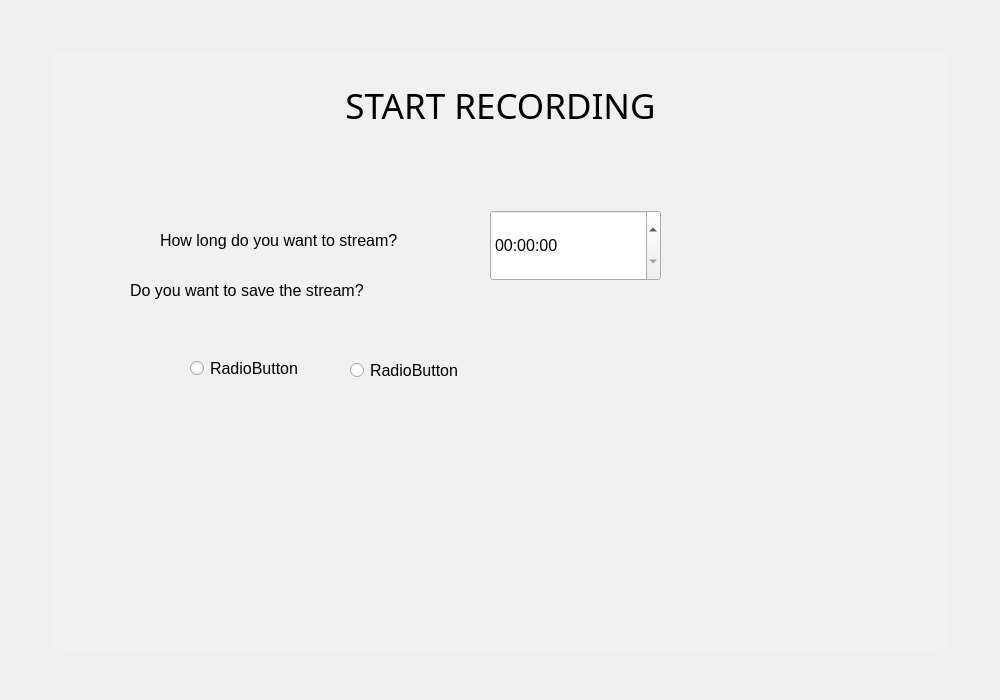
<?xml version="1.0" encoding="UTF-8"?>
<ui version="4.0">
 <class>MainWindow2</class>
 <widget class="QMainWindow" name="MainWindow2">
  <property name="geometry">
   <rect>
    <x>0</x>
    <y>0</y>
    <width>1000</width>
    <height>700</height>
   </rect>
  </property>
  <property name="windowTitle">
   <string>MainWindow</string>
  </property>
  <widget class="QWidget" name="centralwidget">
   <widget class="QLabel" name="label">
    <property name="geometry">
     <rect>
      <x>0</x>
      <y>0</y>
      <width>1000</width>
      <height>700</height>
     </rect>
    </property>
    <property name="text">
     <string/>
    </property>
    <property name="pixmap">
     <pixmap>imgs/bg.jpg</pixmap>
    </property>
    <property name="alignment">
     <set>Qt::AlignCenter</set>
    </property>
   </widget>
   <widget class="QLabel" name="label_2">
    <property name="geometry">
     <rect>
      <x>50</x>
      <y>50</y>
      <width>900</width>
      <height>600</height>
     </rect>
    </property>
    <property name="styleSheet">
     <string notr="true">background-color: rgba(242,242,242, 0.7);
border-radius: 10px</string>
    </property>
    <property name="text">
     <string/>
    </property>
   </widget>
   <widget class="QFrame" name="frame">
    <property name="geometry">
     <rect>
      <x>80</x>
      <y>160</y>
      <width>851</width>
      <height>461</height>
     </rect>
    </property>
    <property name="font">
     <font>
      <pointsize>12</pointsize>
     </font>
    </property>
    <widget class="QLabel" name="label_3">
     <property name="geometry">
      <rect>
       <x>80</x>
       <y>60</y>
       <width>321</width>
       <height>41</height>
      </rect>
     </property>
     <property name="text">
      <string>How long do you want to stream?</string>
     </property>
    </widget>
    <widget class="QLabel" name="label_4">
     <property name="geometry">
      <rect>
       <x>50</x>
       <y>110</y>
       <width>311</width>
       <height>41</height>
      </rect>
     </property>
     <property name="text">
      <string>Do you want to save the stream?</string>
     </property>
    </widget>
    <widget class="QRadioButton" name="radioButton_2">
     <property name="geometry">
      <rect>
       <x>110</x>
       <y>200</y>
       <width>181</width>
       <height>16</height>
      </rect>
     </property>
     <property name="text">
      <string>RadioButton</string>
     </property>
    </widget>
    <widget class="QRadioButton" name="radioButton_3">
     <property name="geometry">
      <rect>
       <x>270</x>
       <y>200</y>
       <width>161</width>
       <height>20</height>
      </rect>
     </property>
     <property name="text">
      <string>RadioButton</string>
     </property>
    </widget>
    <widget class="QTimeEdit" name="timeEdit">
     <property name="geometry">
      <rect>
       <x>410</x>
       <y>50</y>
       <width>171</width>
       <height>71</height>
      </rect>
     </property>
    </widget>
   </widget>
   <widget class="QLabel" name="label_5">
    <property name="geometry">
     <rect>
      <x>290</x>
      <y>90</y>
      <width>421</width>
      <height>31</height>
     </rect>
    </property>
    <property name="font">
     <font>
      <family>Rockwell</family>
      <pointsize>26</pointsize>
     </font>
    </property>
    <property name="text">
     <string>START RECORDING</string>
    </property>
    <property name="alignment">
     <set>Qt::AlignCenter</set>
    </property>
   </widget>
  </widget>
 </widget>
 <resources/>
 <connections/>
</ui>
